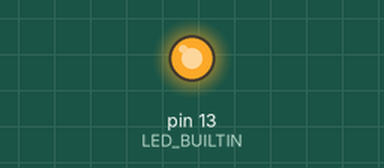
The sketch below on a simulated Arduino Uno, built with avr-gcc and run on an emulated ATmega328P. On the bench: output pins drawn as LEDs (lit = HIGH).

Above: at 0.1 s.
Timing chart, 0 to 1.6 s (numbered marks = the images above):
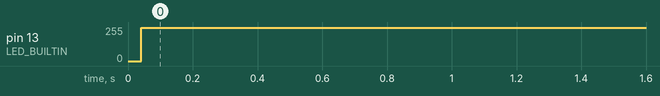

The sketch:

LADS_control_flow_function_call_loop.ino
```cpp
volatile unsigned long a, b; //4 bytes
volatile unsigned int ii;

void setup() {
  // put your setup code here, to run once:
  //Serial.begin(9600);          //  setup serial
  // initialize digital pin LED_BUILTIN as an output.
  pinMode(LED_BUILTIN, OUTPUT);
}

void loop() {
  // put your main code here, to run repeatedly:

  // Create trigger
  noInterrupts();
  digitalWrite(LED_BUILTIN, LOW);
  digitalWrite(LED_BUILTIN, HIGH);   // Trigger with LED
  //Code goes here
  //for(ii=0; ii<15; ii++){
    strong_loop();
  //}

  interrupts();
}

void strong_loop(void){
  for(ii=0; ii<15; ii++){
    a = 0x00000000;
    b = 0xffffffff;
    a |= b;
    b = 0x00000000;
    a &= b;
    b = 0xffffffff;
    a = a^b;
  }
}
```

Measured:
- by itself, pin 13 (LED_BUILTIN): 0/255 → 249/255 at 0.04 s
